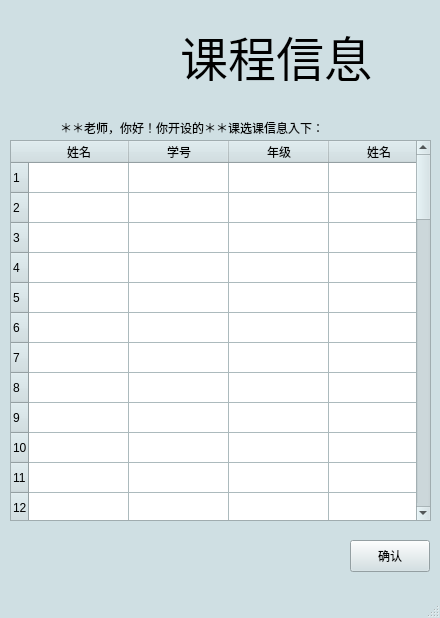
<?xml version="1.0" encoding="UTF-8"?>
<ui version="4.0">
 <class>courseInfoWindow</class>
 <widget class="QMainWindow" name="courseInfoWindow">
  <property name="geometry">
   <rect>
    <x>0</x>
    <y>0</y>
    <width>440</width>
    <height>618</height>
   </rect>
  </property>
  <property name="palette">
   <palette>
    <active>
     <colorrole role="WindowText">
      <brush brushstyle="SolidPattern">
       <color alpha="255">
        <red>0</red>
        <green>0</green>
        <blue>0</blue>
       </color>
      </brush>
     </colorrole>
     <colorrole role="Button">
      <brush brushstyle="SolidPattern">
       <color alpha="255">
        <red>207</red>
        <green>223</green>
        <blue>227</blue>
       </color>
      </brush>
     </colorrole>
     <colorrole role="Light">
      <brush brushstyle="SolidPattern">
       <color alpha="255">
        <red>255</red>
        <green>255</green>
        <blue>255</blue>
       </color>
      </brush>
     </colorrole>
     <colorrole role="Midlight">
      <brush brushstyle="SolidPattern">
       <color alpha="255">
        <red>231</red>
        <green>239</green>
        <blue>241</blue>
       </color>
      </brush>
     </colorrole>
     <colorrole role="Dark">
      <brush brushstyle="SolidPattern">
       <color alpha="255">
        <red>103</red>
        <green>111</green>
        <blue>113</blue>
       </color>
      </brush>
     </colorrole>
     <colorrole role="Mid">
      <brush brushstyle="SolidPattern">
       <color alpha="255">
        <red>138</red>
        <green>149</green>
        <blue>151</blue>
       </color>
      </brush>
     </colorrole>
     <colorrole role="Text">
      <brush brushstyle="SolidPattern">
       <color alpha="255">
        <red>0</red>
        <green>0</green>
        <blue>0</blue>
       </color>
      </brush>
     </colorrole>
     <colorrole role="BrightText">
      <brush brushstyle="SolidPattern">
       <color alpha="255">
        <red>255</red>
        <green>255</green>
        <blue>255</blue>
       </color>
      </brush>
     </colorrole>
     <colorrole role="ButtonText">
      <brush brushstyle="SolidPattern">
       <color alpha="255">
        <red>0</red>
        <green>0</green>
        <blue>0</blue>
       </color>
      </brush>
     </colorrole>
     <colorrole role="Base">
      <brush brushstyle="SolidPattern">
       <color alpha="255">
        <red>255</red>
        <green>255</green>
        <blue>255</blue>
       </color>
      </brush>
     </colorrole>
     <colorrole role="Window">
      <brush brushstyle="SolidPattern">
       <color alpha="255">
        <red>207</red>
        <green>223</green>
        <blue>227</blue>
       </color>
      </brush>
     </colorrole>
     <colorrole role="Shadow">
      <brush brushstyle="SolidPattern">
       <color alpha="255">
        <red>0</red>
        <green>0</green>
        <blue>0</blue>
       </color>
      </brush>
     </colorrole>
     <colorrole role="AlternateBase">
      <brush brushstyle="SolidPattern">
       <color alpha="255">
        <red>231</red>
        <green>239</green>
        <blue>241</blue>
       </color>
      </brush>
     </colorrole>
     <colorrole role="ToolTipBase">
      <brush brushstyle="SolidPattern">
       <color alpha="255">
        <red>255</red>
        <green>255</green>
        <blue>220</blue>
       </color>
      </brush>
     </colorrole>
     <colorrole role="ToolTipText">
      <brush brushstyle="SolidPattern">
       <color alpha="255">
        <red>0</red>
        <green>0</green>
        <blue>0</blue>
       </color>
      </brush>
     </colorrole>
    </active>
    <inactive>
     <colorrole role="WindowText">
      <brush brushstyle="SolidPattern">
       <color alpha="255">
        <red>0</red>
        <green>0</green>
        <blue>0</blue>
       </color>
      </brush>
     </colorrole>
     <colorrole role="Button">
      <brush brushstyle="SolidPattern">
       <color alpha="255">
        <red>207</red>
        <green>223</green>
        <blue>227</blue>
       </color>
      </brush>
     </colorrole>
     <colorrole role="Light">
      <brush brushstyle="SolidPattern">
       <color alpha="255">
        <red>255</red>
        <green>255</green>
        <blue>255</blue>
       </color>
      </brush>
     </colorrole>
     <colorrole role="Midlight">
      <brush brushstyle="SolidPattern">
       <color alpha="255">
        <red>231</red>
        <green>239</green>
        <blue>241</blue>
       </color>
      </brush>
     </colorrole>
     <colorrole role="Dark">
      <brush brushstyle="SolidPattern">
       <color alpha="255">
        <red>103</red>
        <green>111</green>
        <blue>113</blue>
       </color>
      </brush>
     </colorrole>
     <colorrole role="Mid">
      <brush brushstyle="SolidPattern">
       <color alpha="255">
        <red>138</red>
        <green>149</green>
        <blue>151</blue>
       </color>
      </brush>
     </colorrole>
     <colorrole role="Text">
      <brush brushstyle="SolidPattern">
       <color alpha="255">
        <red>0</red>
        <green>0</green>
        <blue>0</blue>
       </color>
      </brush>
     </colorrole>
     <colorrole role="BrightText">
      <brush brushstyle="SolidPattern">
       <color alpha="255">
        <red>255</red>
        <green>255</green>
        <blue>255</blue>
       </color>
      </brush>
     </colorrole>
     <colorrole role="ButtonText">
      <brush brushstyle="SolidPattern">
       <color alpha="255">
        <red>0</red>
        <green>0</green>
        <blue>0</blue>
       </color>
      </brush>
     </colorrole>
     <colorrole role="Base">
      <brush brushstyle="SolidPattern">
       <color alpha="255">
        <red>255</red>
        <green>255</green>
        <blue>255</blue>
       </color>
      </brush>
     </colorrole>
     <colorrole role="Window">
      <brush brushstyle="SolidPattern">
       <color alpha="255">
        <red>207</red>
        <green>223</green>
        <blue>227</blue>
       </color>
      </brush>
     </colorrole>
     <colorrole role="Shadow">
      <brush brushstyle="SolidPattern">
       <color alpha="255">
        <red>0</red>
        <green>0</green>
        <blue>0</blue>
       </color>
      </brush>
     </colorrole>
     <colorrole role="AlternateBase">
      <brush brushstyle="SolidPattern">
       <color alpha="255">
        <red>231</red>
        <green>239</green>
        <blue>241</blue>
       </color>
      </brush>
     </colorrole>
     <colorrole role="ToolTipBase">
      <brush brushstyle="SolidPattern">
       <color alpha="255">
        <red>255</red>
        <green>255</green>
        <blue>220</blue>
       </color>
      </brush>
     </colorrole>
     <colorrole role="ToolTipText">
      <brush brushstyle="SolidPattern">
       <color alpha="255">
        <red>0</red>
        <green>0</green>
        <blue>0</blue>
       </color>
      </brush>
     </colorrole>
    </inactive>
    <disabled>
     <colorrole role="WindowText">
      <brush brushstyle="SolidPattern">
       <color alpha="255">
        <red>103</red>
        <green>111</green>
        <blue>113</blue>
       </color>
      </brush>
     </colorrole>
     <colorrole role="Button">
      <brush brushstyle="SolidPattern">
       <color alpha="255">
        <red>207</red>
        <green>223</green>
        <blue>227</blue>
       </color>
      </brush>
     </colorrole>
     <colorrole role="Light">
      <brush brushstyle="SolidPattern">
       <color alpha="255">
        <red>255</red>
        <green>255</green>
        <blue>255</blue>
       </color>
      </brush>
     </colorrole>
     <colorrole role="Midlight">
      <brush brushstyle="SolidPattern">
       <color alpha="255">
        <red>231</red>
        <green>239</green>
        <blue>241</blue>
       </color>
      </brush>
     </colorrole>
     <colorrole role="Dark">
      <brush brushstyle="SolidPattern">
       <color alpha="255">
        <red>103</red>
        <green>111</green>
        <blue>113</blue>
       </color>
      </brush>
     </colorrole>
     <colorrole role="Mid">
      <brush brushstyle="SolidPattern">
       <color alpha="255">
        <red>138</red>
        <green>149</green>
        <blue>151</blue>
       </color>
      </brush>
     </colorrole>
     <colorrole role="Text">
      <brush brushstyle="SolidPattern">
       <color alpha="255">
        <red>103</red>
        <green>111</green>
        <blue>113</blue>
       </color>
      </brush>
     </colorrole>
     <colorrole role="BrightText">
      <brush brushstyle="SolidPattern">
       <color alpha="255">
        <red>255</red>
        <green>255</green>
        <blue>255</blue>
       </color>
      </brush>
     </colorrole>
     <colorrole role="ButtonText">
      <brush brushstyle="SolidPattern">
       <color alpha="255">
        <red>103</red>
        <green>111</green>
        <blue>113</blue>
       </color>
      </brush>
     </colorrole>
     <colorrole role="Base">
      <brush brushstyle="SolidPattern">
       <color alpha="255">
        <red>207</red>
        <green>223</green>
        <blue>227</blue>
       </color>
      </brush>
     </colorrole>
     <colorrole role="Window">
      <brush brushstyle="SolidPattern">
       <color alpha="255">
        <red>207</red>
        <green>223</green>
        <blue>227</blue>
       </color>
      </brush>
     </colorrole>
     <colorrole role="Shadow">
      <brush brushstyle="SolidPattern">
       <color alpha="255">
        <red>0</red>
        <green>0</green>
        <blue>0</blue>
       </color>
      </brush>
     </colorrole>
     <colorrole role="AlternateBase">
      <brush brushstyle="SolidPattern">
       <color alpha="255">
        <red>207</red>
        <green>223</green>
        <blue>227</blue>
       </color>
      </brush>
     </colorrole>
     <colorrole role="ToolTipBase">
      <brush brushstyle="SolidPattern">
       <color alpha="255">
        <red>255</red>
        <green>255</green>
        <blue>220</blue>
       </color>
      </brush>
     </colorrole>
     <colorrole role="ToolTipText">
      <brush brushstyle="SolidPattern">
       <color alpha="255">
        <red>0</red>
        <green>0</green>
        <blue>0</blue>
       </color>
      </brush>
     </colorrole>
    </disabled>
   </palette>
  </property>
  <property name="windowTitle">
   <string>课程信息</string>
  </property>
  <widget class="QWidget" name="centralwidget">
   <widget class="QLabel" name="label">
    <property name="geometry">
     <rect>
      <x>80</x>
      <y>20</y>
      <width>80</width>
      <height>80</height>
     </rect>
    </property>
    <property name="text">
     <string/>
    </property>
    <property name="pixmap">
     <pixmap resource="resources.qrc">:/Images/fudanLogo.png</pixmap>
    </property>
    <property name="scaledContents">
     <bool>true</bool>
    </property>
   </widget>
   <widget class="QLabel" name="label_2">
    <property name="geometry">
     <rect>
      <x>180</x>
      <y>30</y>
      <width>201</width>
      <height>51</height>
     </rect>
    </property>
    <property name="font">
     <font>
      <pointsize>36</pointsize>
     </font>
    </property>
    <property name="text">
     <string>课程信息</string>
    </property>
   </widget>
   <widget class="QLabel" name="welcomLabel">
    <property name="geometry">
     <rect>
      <x>60</x>
      <y>120</y>
      <width>331</width>
      <height>16</height>
     </rect>
    </property>
    <property name="text">
     <string>＊＊老师，你好！你开设的＊＊课选课信息入下：</string>
    </property>
   </widget>
   <widget class="QTableWidget" name="studentInfoTable">
    <property name="geometry">
     <rect>
      <x>10</x>
      <y>140</y>
      <width>421</width>
      <height>381</height>
     </rect>
    </property>
    <property name="verticalScrollBarPolicy">
     <enum>Qt::ScrollBarAsNeeded</enum>
    </property>
    <property name="horizontalScrollBarPolicy">
     <enum>Qt::ScrollBarAlwaysOff</enum>
    </property>
    <property name="rowCount">
     <number>60</number>
    </property>
    <property name="columnCount">
     <number>4</number>
    </property>
    <row/>
    <row/>
    <row/>
    <row/>
    <row/>
    <row/>
    <row/>
    <row/>
    <row/>
    <row/>
    <row/>
    <row/>
    <row/>
    <row/>
    <row/>
    <row/>
    <row/>
    <row/>
    <row/>
    <row/>
    <row/>
    <row/>
    <row/>
    <row/>
    <row/>
    <row/>
    <row/>
    <row/>
    <row/>
    <row/>
    <row/>
    <row/>
    <row/>
    <row/>
    <row/>
    <row/>
    <row/>
    <row/>
    <row/>
    <row/>
    <row/>
    <row/>
    <row/>
    <row/>
    <row/>
    <row/>
    <row/>
    <row/>
    <row/>
    <row/>
    <row/>
    <row/>
    <row/>
    <row/>
    <row/>
    <row/>
    <row/>
    <row/>
    <row/>
    <row/>
    <column>
     <property name="text">
      <string>姓名</string>
     </property>
    </column>
    <column>
     <property name="text">
      <string>学号</string>
     </property>
    </column>
    <column>
     <property name="text">
      <string>年级</string>
     </property>
    </column>
    <column>
     <property name="text">
      <string>姓名</string>
     </property>
    </column>
   </widget>
   <widget class="QPushButton" name="confirmButton">
    <property name="geometry">
     <rect>
      <x>350</x>
      <y>540</y>
      <width>80</width>
      <height>32</height>
     </rect>
    </property>
    <property name="text">
     <string>确认</string>
    </property>
   </widget>
  </widget>
  <widget class="QMenuBar" name="menubar">
   <property name="geometry">
    <rect>
     <x>0</x>
     <y>0</y>
     <width>440</width>
     <height>23</height>
    </rect>
   </property>
  </widget>
  <widget class="QStatusBar" name="statusbar"/>
 </widget>
 <resources>
  <include location="resources.qrc"/>
 </resources>
 <connections/>
</ui>
